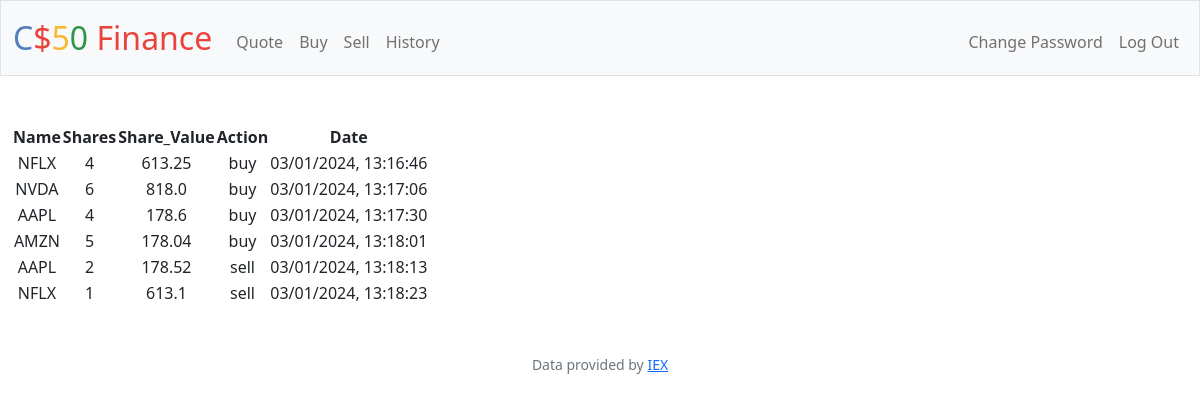
Screenshot of /history (signed in) with the database file from the repository.
### tables this page shows
CREATE TABLE actions (id INTEGER PRIMARY KEY AUTOINCREMENT NOT NULL, username TEXT NOT NULL, stockname TEXT NOT NULL, shares NUMERIC NOT NULL, price TEXT NOT NULL, action TEXT NOT NULL, date TEXT NOT NULL);

### app.py (the view)
@app.route("/history")
@login_required
def history():
    user = db.execute("SELECT * FROM users WHERE id = ?", session["user_id"])
    actions = db.execute("SELECT * FROM actions WHERE username = ?", user[0]["username"])
    return render_template("history.html", actions=actions)

### app.py (called while the page is built)
@app.after_request
def after_request(response):
    response.headers["Cache-Control"] = "no-cache, no-store, must-revalidate"
    response.headers["Expires"] = 0
    response.headers["Pragma"] = "no-cache"
    return response

### helpers.py (called while the page is built)
def login_required(f):
    @wraps(f)
    def decorated_function(*args, **kwargs):
        if session.get("user_id") is None:
            return redirect("/login")
        return f(*args, **kwargs)
    return decorated_function

### templates/history.html (shortened to what this page needs)
{% extends "layout.html" %}
{% block main %}
    <table>
        <thead>
            <tr>
                <th>Name</th>
                <th>Shares</th>
                <th>Share_Value</th>
                <th>Action</th>
                <th>Date</th>
            </tr>
        </thead>
        <tbody>
            {% for action in actions %}
                <tr>
                    <td>{{ action.stockname }}</td>
                    <td>{{ action.shares }}</td>
                    <td>{{ action.price }}</td>
                    <td>{{ action.action }}</td>
                    <td>{{ action.date }}</td>
                </tr>
            {% endfor %}
        </tbody>
    </table>
{% endblock %}

### templates/layout.html (shortened to what this page needs)
<!DOCTYPE html>
<html lang="en">
    <head>
        <link href="https://cdn.jsdelivr.net/npm/bootstrap@5.1.3/dist/css/bootstrap.min.css" rel="stylesheet">
        <link href="/static/styles.css" rel="stylesheet">
    </head>
    <body>
        <nav class="bg-light border navbar navbar-expand-md navbar-light">
            <div class="container-fluid">
                <a class="navbar-brand" href="/"><span class="blue">C</span><span class="red">$</span><span class="yellow">5</span><span class="green">0</span> <span class="red">Finance</span></a>
                <div class="collapse navbar-collapse" id="navbar">
                    {% if session["user_id"] %}
                        <ul class="navbar-nav me-auto mt-2">
                            <li class="nav-item"><a class="nav-link" href="/quote">Quote</a></li>
                            <li class="nav-item"><a class="nav-link" href="/buy">Buy</a></li>
                            <li class="nav-item"><a class="nav-link" href="/sell">Sell</a></li>
                            <li class="nav-item"><a class="nav-link" href="/history">History</a></li>
                        </ul>
                        <ul class="navbar-nav ms-auto mt-2">
                            <li class="nav-item"><a class="nav-link" href="/password">Change Password</a></li>
                            <li class="nav-item"><a class="nav-link" href="/logout">Log Out</a></li>
                        </ul>
                    {% else %}
                        <ul class="navbar-nav ms-auto mt-2">
                            <li class="nav-item"><a class="nav-link" href="/register">Register</a></li>
                            <li class="nav-item"><a class="nav-link" href="/login">Log In</a></li>
                        </ul>
                    {% endif %}
                </div>
            </div>
        </nav>
        <main class="container-fluid py-5 text-center">
            {% block main %}{% endblock %}
        </main>
        <footer class="mb-5 small text-center text-muted">
            Data provided by <a href="https://iexcloud.io/">IEX</a>
        </footer>
    </body>
</html>

### static/styles.css (style rules this page uses)
nav .navbar-brand { font-size: xx-large; }
nav .navbar-brand .blue { color: #537fbe; }
nav .navbar-brand .red { color: #ea433b; }
nav .navbar-brand .yellow { color: #f5b82e; }
nav .navbar-brand .green { color: #2e944b; }

### rows the page displays
actions: stockname "NFLX", shares "4", price "613.25", action "buy", date "03/01/2024, 13:16:46"
actions: stockname "NVDA", shares "6", price "818.0", action "buy", date "03/01/2024, 13:17:06"
actions: stockname "AAPL", shares "4", price "178.6", action "buy", date "03/01/2024, 13:17:30"
actions: stockname "AMZN", shares "5", price "178.04", action "buy", date "03/01/2024, 13:18:01"
actions: stockname "AAPL", shares "2", price "178.52", action "sell", date "03/01/2024, 13:18:13"
actions: stockname "NFLX", shares "1", price "613.1", action "sell", date "03/01/2024, 13:18:23"
